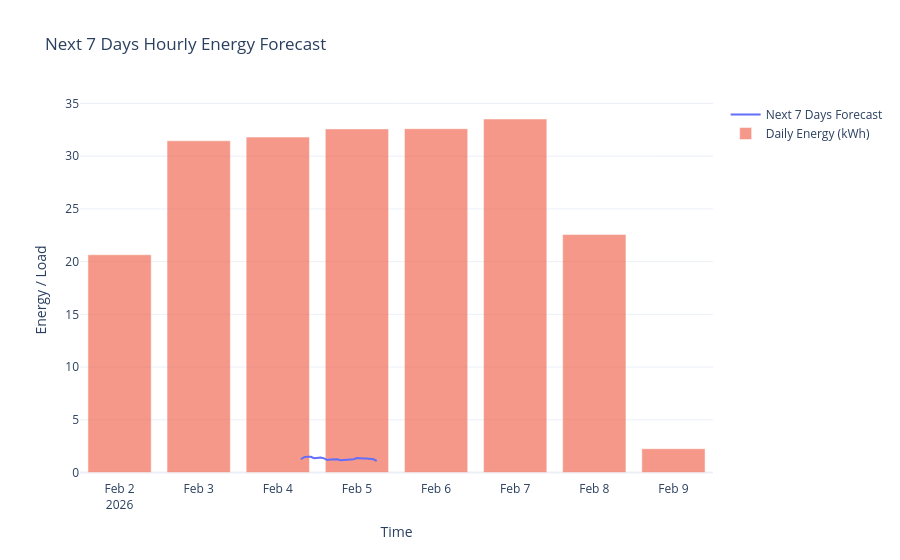

Notebook cell for this chart:
### Code cell
daily_forecast = (
    forecast_df_week
    .resample("D")
    .sum()
)

fig.add_trace(go.Bar(
    x=daily_forecast.index,
    y=daily_forecast["Predicted"],
    name="Daily Energy (kWh)",
    opacity=0.6
))
